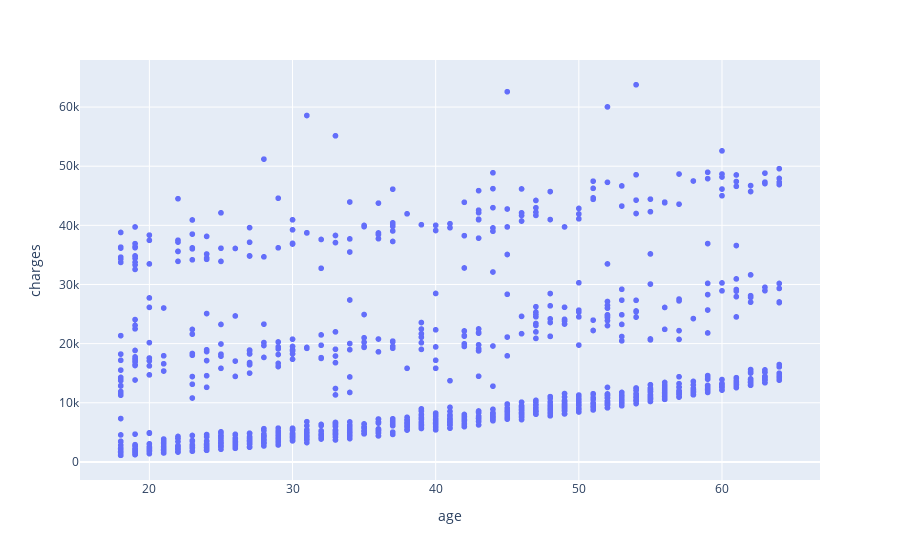

The notebook cell saved with this chart:
### Markdown cell above
Notice that the correlation between charges and age is 0.299, which is what we calculated above. When we look at the scatterplot of age and charges below, we can see that the weakness of this correlation coefficient is noticable because it is difficult to accurately predict a given customers charges based solely on their age:

### Code cell
px.scatter(medical_df, x='age', y='charges')

### Figure 1 — Plotly figure (JSON) as saved in the notebook; plotly's stock layout.template omitted (floating-point values rounded to 4 significant figures; data arrays with more than 128 entries replaced by an {"elided": "..."} marker saying what was removed)
{"data": [{"hovertemplate": "age=%{x}<br>charges=%{y}<extra></extra>", "legendgroup": "", "marker": {"color": "#636efa", "symbol": "circle"}, "mode": "markers", "name": "", "showlegend": false, "type": "scattergl", "x": {"elided": "1338 int values"}, "xaxis": "x", "y": {"elided": "1338 float values"}, "yaxis": "y"}], "layout": {"legend": {"tracegroupgap": 0}, "margin": {"t": 60}, "xaxis": {"anchor": "y", "domain": [0, 1], "title": {"text": "age"}}, "yaxis": {"anchor": "x", "domain": [0, 1], "title": {"text": "charges"}}}}
